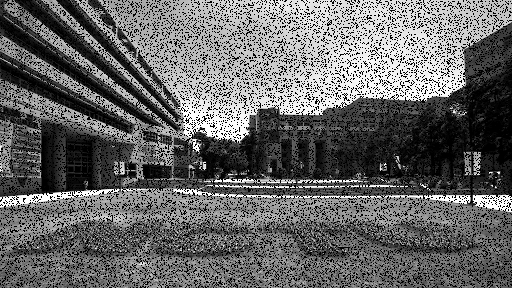
%> input picture ImageProcessing/Project2/題目原檔/第三題/problem3_4d.bmp, 512 x 288 px
$ octave Untitled2.m   (GNU Octave 9; MATLAB toolbox functions it lacks are replaced by stand-ins)
%> lines starting %> are read from the running program, lines starting %| are printed output that depends on the picture; in (x1, y1, x2, y2) boxes, pixels count from 0 and x2, y2 are one past the last pixel; in counts of white or black regions, pixels touching at a corner belong together; the program's own positions count from 1
clc
clear all
close all

%%
I = imread('problem3_4d.bmp');
%> I is the input picture: size 288x512 uint8; min 0, max 255, mean 102

figure,imshow(I);

% result = AdaptiveFilter(I, 3);
result = adpmedian(I, 5)
result = adpmedian(result, 3)
figure,imshow(result);

function f = adpmedian(g, Smax)
%> called with Smax = 5
%ADPMEDIAN Perform adaptive median filtering.
%   F = ADPMEDIAN(G, SMAX) performs adaptive median filtering of
%   image G.  The median filter starts at size 3-by-3 and iterates up
%   to size SMAX-by-SMAX. SMAX must be an odd integer greater than 1.

%   Copyright 2002-2004 R. C. Gonzalez, R. E. Woods, & S. L. Eddins
%   Digital Image Processing Using MATLAB, Prentice-Hall, 2004
%   $Revision: 1.5 $  $Date: 2003/11/21 14:19:05 $

% SMAX must be an odd, positive integer greater than 1.
if (Smax <= 1) | (Smax/2 == round(Smax/2)) | (Smax ~= round(Smax))
   error('SMAX must be an odd integer > 1.')
end
[M, N] = size(g);
%> M = 288; N = 512

% Initial setup.
f = g;
f(:) = 0;
%> f: size 288x512 uint8; every value is 0
alreadyProcessed = false(size(g));

% Begin filtering.
for k = 3:2:Smax
   zmin = ordfilt2(g, 1, ones(k, k), 'symmetric');
   zmax = ordfilt2(g, k * k, ones(k, k), 'symmetric');
   zmed = medfilt2(g, [k k], 'symmetric');

   processUsingLevelB = (zmed > zmin) & (zmax > zmed) & ...
       ~alreadyProcessed;
   zB = (g > zmin) & (zmax > g);
   outputZxy  = processUsingLevelB & zB;
   outputZmed = processUsingLevelB & ~zB;
   f(outputZxy) = g(outputZxy);
   f(outputZmed) = zmed(outputZmed);

   alreadyProcessed = alreadyProcessed | processUsingLevelB;
   if all(alreadyProcessed(:))
      break;
   end
end
%> this loop made 2 passes
%> pass 1, in adpmedian, `zmin = ordfilt2(g, 1, ones(k, k), 'symmetric');`:
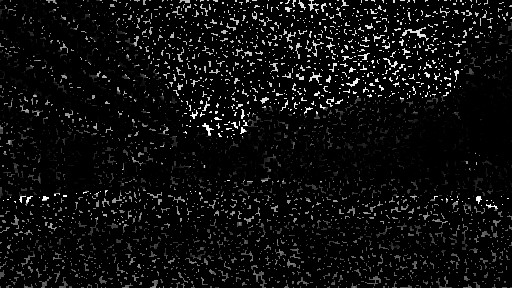
%> zmin: size 288x512 uint8; min 0, max 255, mean 14.3
%> pass 1, in adpmedian, `processUsingLevelB = (zmed > zmin) & (zmax > zmed) & ~alreadyProcessed;`:
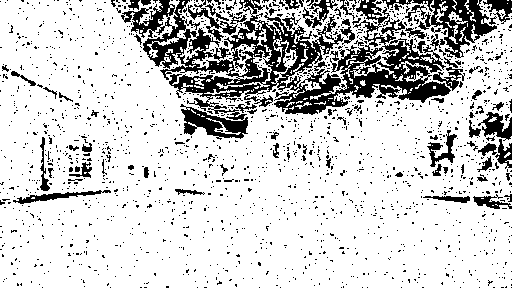
%> processUsingLevelB: size 288x512 logical; 80.6% white; 1768 black regions (1682 under 20 px), largest, box (x1, y1, x2, y2) and area: (121, 0, 451, 140) 15162, (418, 0, 497, 58) 1758, (188, 0, 238, 41) 523
%> after the loop:
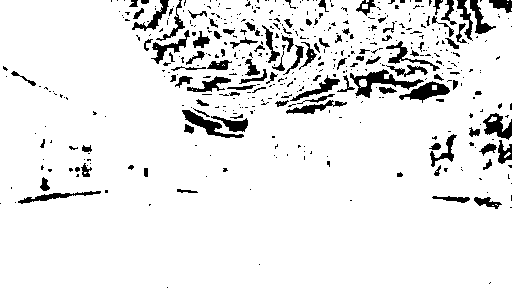
%> alreadyProcessed: size 288x512 logical; 91.4% white; 475 black regions (369 under 20 px), largest, box (x1, y1, x2, y2) and area: (350, 69, 424, 98) 666, (182, 110, 244, 138) 490, (399, 81, 450, 103) 480

% Output zmed for any remaining unprocessed pixels. Note that this
% zmed was computed using a window of size Smax-by-Smax, which is
% the final value of k in the loop.
f(~alreadyProcessed) = zmed(~alreadyProcessed);
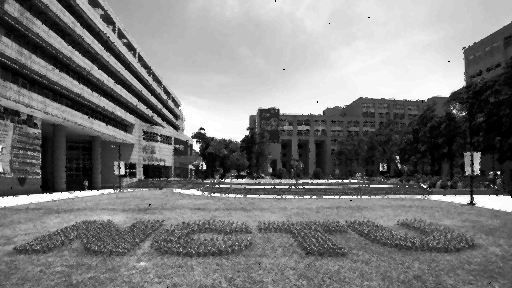
%> f: size 288x512 uint8; min 0, max 255, mean 123
%> call 2 of adpmedian, with Smax = 3
%> the loop in adpmedian (call 2), `for k = 3:2:Smax` made 1 pass
%> pass 1, in adpmedian (call 2), `zmax = ordfilt2(g, k * k, ones(k, k), 'symmetric');`:
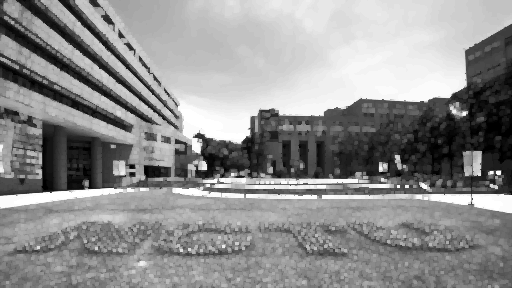
%> zmax: size 288x512 uint8; min 0, max 255, mean 142.4
%> pass 1, in adpmedian (call 2), `processUsingLevelB = (zmed > zmin) & (zmax > zmed) & ~alreadyProcessed;`:
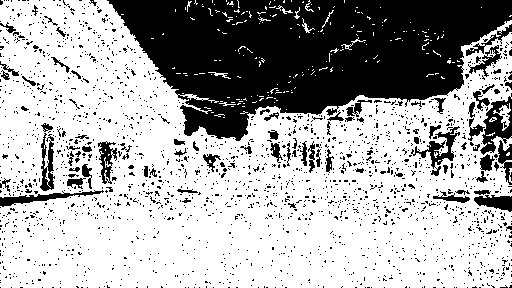
%> processUsingLevelB: size 288x512 logical; 66.9% white; 2035 black regions (1951 under 20 px), largest, box (x1, y1, x2, y2) and area: (107, 0, 512, 141) 35287, (480, 93, 512, 155) 894, (411, 126, 460, 176) 642
%> after the loop in adpmedian (call 2), `for k = 3:2:Smax`:
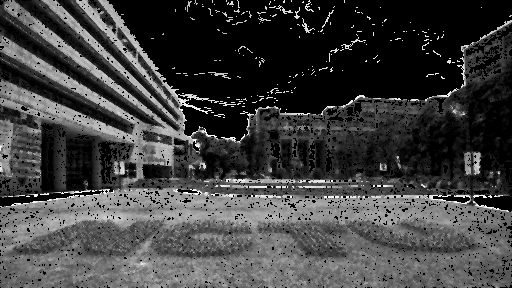
%> f: size 288x512 uint8; min 0, max 251, mean 64.7
end

$ run again, with ImageProcessing/Project2/題目原檔/第三題/problem3_4b.bmp copied over ImageProcessing/Project2/題目原檔/第三題/problem3_4d.bmp
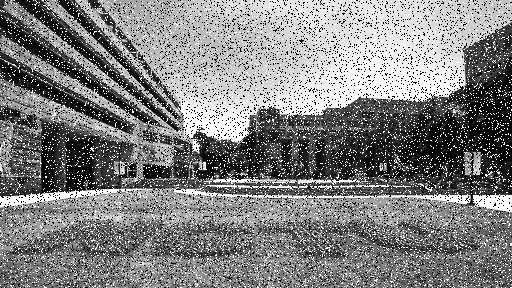
%> input picture ImageProcessing/Project2/題目原檔/第三題/problem3_4b.bmp, 512 x 288 px
%> I is the input picture: size 288x512 uint8; min 0, max 255, mean 127.6
%> the loop in adpmedian, `for k = 3:2:Smax` made 2 passes
%> pass 1, in adpmedian, `processUsingLevelB = (zmed > zmin) & (zmax > zmed) & ~alreadyProcessed;`:
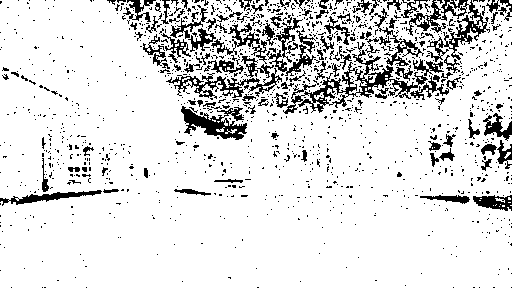
%> processUsingLevelB: size 288x512 logical; 86.7% white; black in thin lines or dots
%> after the loop in adpmedian (call 2), `for k = 3:2:Smax`:
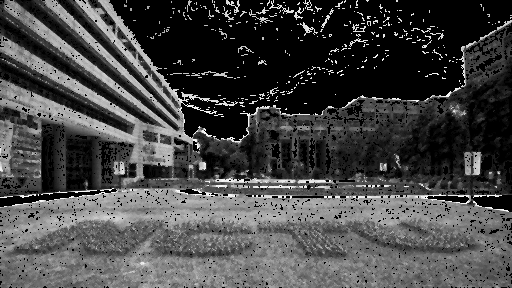
%> f: size 288x512 uint8; min 0, max 251, mean 70
